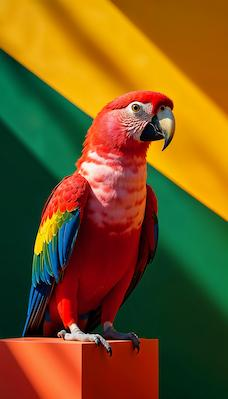
#> input picture images/input/parrot-image.jpg, 228 x 399 px, found by its file name
$ python 02_Detecting_Red_HSV.py
#> lines starting #> are read from the running program, lines starting #| are printed output that depends on the picture; after the words box and inside, x2 and y2 are one past the last pixel; in counts of white or black regions, pixels touching at a corner belong together
import cv2
import numpy as np

image = cv2.imread(".\images\input\parrot-image.jpg")
#> image is the input picture: shape (399, 228, 3); mean B, G, R 29.3, 84.8, 118

image_hsv = cv2.cvtColor(image, cv2.COLOR_BGR2HSV)
#> image_hsv: shape (399, 228, 3); mean H, S, V 52.4, 226.3, 140.6

lower_red = np.array([0, 120, 70])
upper_red = np.array([10, 255, 255])

mask = cv2.inRange(image_hsv, lower_red, upper_red)
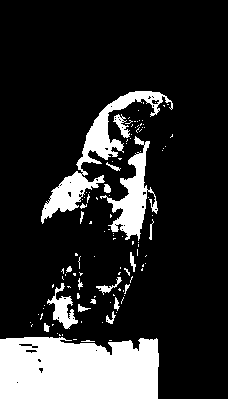
#> mask: shape (399, 228); 17.5% white; 114 white regions (94 under 20 px), largest, box (x1, y1, x2, y2) and area: (0, 337, 159, 399) 9120, (41, 91, 173, 224) 3102, (100, 136, 158, 241) 1964

result = cv2.bitwise_and(image, image, mask=mask)
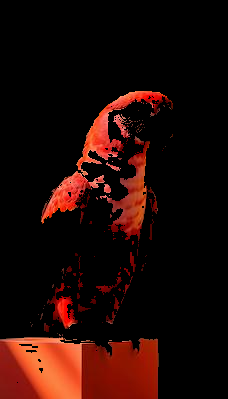
#> result: shape (399, 228, 3); mean B, G, R 5.2, 9.1, 31.7

cv2.imshow("Original Image", image)
cv2.imshow("Binary Mask", mask)
cv2.imshow("Masked Result", result)

cv2.waitKey(0)
cv2.destroyAllWindows()
